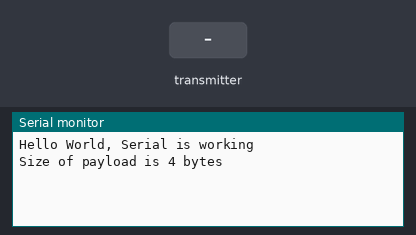
A sketch run on a simulated Arduino Uno, built with avr-gcc and run on an emulated ATmega328P. On the bench: the last lines printed to the serial monitor. The test bench sets the inputs (shaded band). No radio packets arrive unless stated.

Above: at 1.2 s.
1.3 s: the transmitter starts sending humid = 0
At 1.37 s:
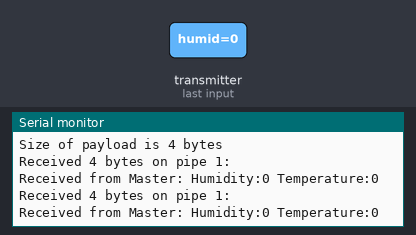
2.8 s: the transmitter starts sending temperature = 25
At 2.87 s:
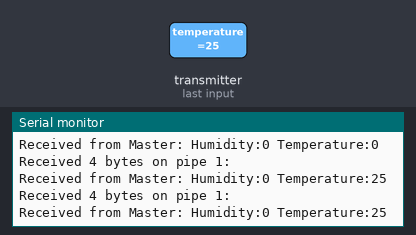
4.3 s: the transmitter starts sending humid = 25
At 4.37 s:
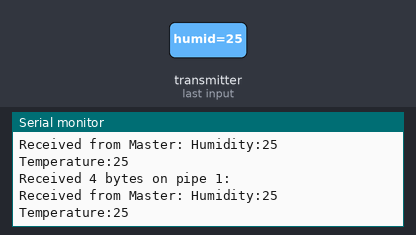
5.8 s: the transmitter starts sending temperature = 0
At 5.87 s:
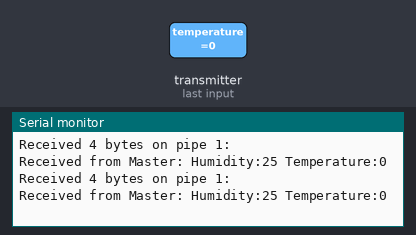

Measured:
- after the input at 1.3 s, the serial monitor: prints a new line at once (image 1)
- after the input at 2.8 s, the serial monitor: prints a new line at once (image 2)
- after the input at 4.3 s, the serial monitor: prints a new line at once (image 3)
- after the input at 5.8 s, the serial monitor: prints a new line at once (image 4)

The sketch:

recievetest.ino
```cpp
#include <SPI.h>
#include "printf.h"
#include "RF24.h"

RF24 radio(9,8);

uint8_t address[6][5] = {
  { 0xCC, 0xCE, 0xCC, 0xCE, 0xCC },
  { 0xD1, 0xC6, 0xB5, 0xE9, 0xA3 },
  { 0xD2, 0xC6, 0xB5, 0xE9, 0xA3 },
  { 0xD3, 0xC6, 0xB5, 0xE9, 0xA3 },
  { 0xD4, 0xC6, 0xB5, 0xE9, 0xA3 },
  { 0xD5, 0xC6, 0xB5, 0xE9, 0xA3 },
  };

struct PayloadStruct{
  short humid;
  short temperature;
};

PayloadStruct payload;


void setup() {

  Serial.begin(115200);
  while (!Serial){
    //some boards need to wait to ensure access to serial over usb
  }
  Serial.println("");
  Serial.println("Hello World, Serial is working");
  Serial.println("Size of payload is " + String(sizeof(payload)) + " bytes");
  if (!radio.begin()){
    Serial.println(F("Radio hardware is not responding!"));
    while (1){}
  }

  radio.setChannel(100);
  radio.setDataRate(RF24_250KBPS);

  radio.openReadingPipe (0, address[0]);
  radio.openReadingPipe(1, address[1]);
  radio.openReadingPipe(2, address[2]);
  radio.openReadingPipe(3, address[3]);
  radio.openReadingPipe(4, address[4]);
  radio.openReadingPipe(5, address[5]);
  radio.startListening();
  radio.setPayloadSize(sizeof(payload));

  printf_begin();
  radio.printPrettyDetails();

}

void loop() {

  //radio.printPrettyDetails();

  uint8_t pipe;
  if(radio.available(&pipe)){
      //uint8_t bytes = radio.getPayloadSize();  // get the size of the payload
      radio.read(&payload, sizeof(payload));             // fetch payload from FIFO
      Serial.print(F("Received "));
      Serial.print(sizeof(payload));  // print the size of the payload
      Serial.print(F(" bytes on pipe "));
      Serial.print(pipe);  // print the pipe number
      Serial.print(F(": "));
      Serial.println("");
      Serial.print("Received from Master: ");
      Serial.print("Humidity:");
      Serial.print(payload.humid);
      Serial.print(" Temperature:");
      Serial.print(payload.temperature);
      Serial.println("");

  }


}
```
